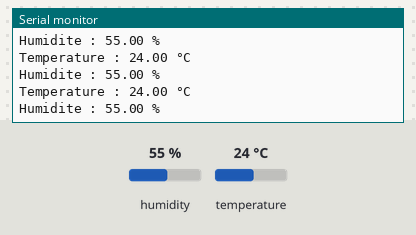
Bench run of a sketch on a simulated ESP8266 (NodeMCU). Shown: the last lines printed to the serial monitor. The test bench sets the inputs (shaded band); at power-on: humidity 55 %, temperature 24 °C.

Above: at 3.3 s.
3.4 s: humidity set to 22 %
At 5.0 s:
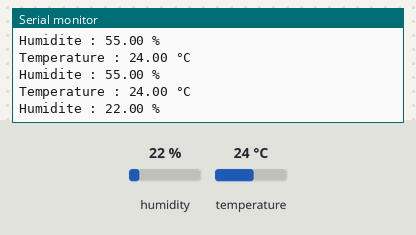
6.2 s: temperature set to 12 °C
At 6.2 s:
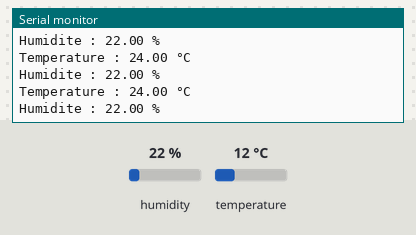
9.0 s: humidity set to 40 %
At 9.5 s:
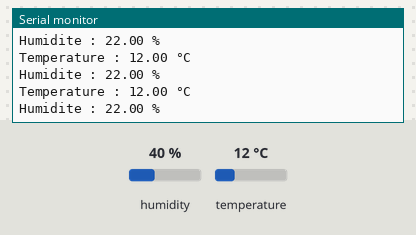
Timing chart, 0 to 12.0 s (numbered marks = the images above; inputs shaded):
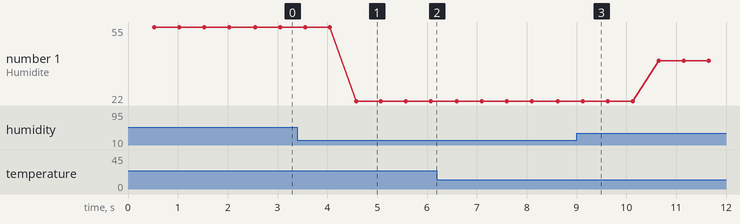

The sketch:

Test_Capteur_DHT11.ino
```cpp
#include <DHT.h> //Librairie pour le capteur
#include <ESP8266WiFi.h>


#define DHTPIN 13  //GPIO13 = broche D7
#define DHTTYPE DHT11

//Initialisation du capteur
DHT dht(DHTPIN, DHTTYPE);

void setup()
{
  // put your setup code here, to run once:
  Serial.begin(115200);
  Serial.println("Communication avec DTH11 demarree");
  dht.begin();
  Serial.println("Debut des relevees capteur DTH11 avec un intervalle de mesure de 0,5 s");
}

// Boucle pour la lecture des donnees
void loop()
{
  // put your main code here, to run repeatedly:
  delay(500); //En ms = 0.5s

  float humidite = dht.readHumidity();
  float temperature = dht.readTemperature();

  //Test si erreur (important pour les envoies uniques)
  if (isnan(humidite) || isnan(temperature) )
  {
    Serial.print("ERROR ISNOTANUMBER : Verfier liaison capteur et contacter admin");
    return;
  }

  // Test des donnees
  Serial.println("Temperature : " + String(temperature)+" °C");
  Serial.println("Humidite : " + String(humidite)+" %");
}
```

Measured:
- after the input at 3.4 s, the serial monitor: prints a new line after 1.2 s (image 1)
- plotted number 1: 55 → 22 after the input at 3.4 s, 22 → 40 after the input at 9.0 s
